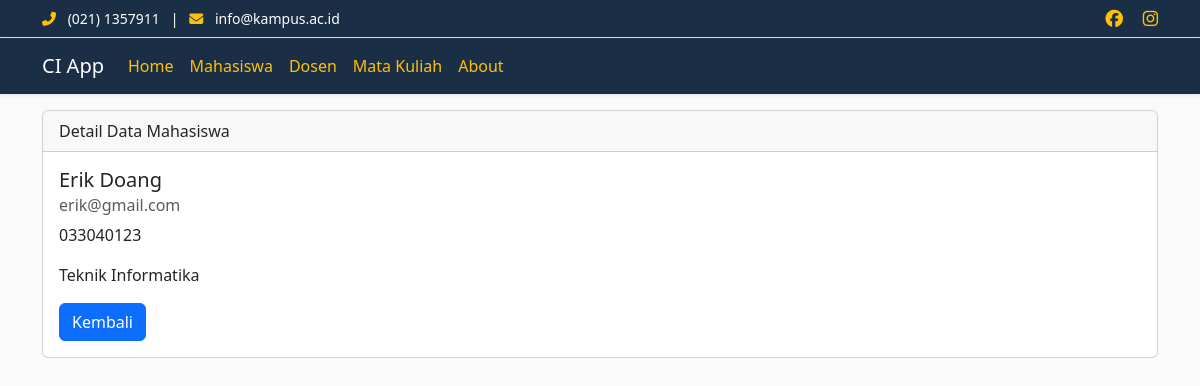
Screenshot of /mahasiswa/detail/26 with the database file from the repository.
### tables this page shows
CREATE TABLE `mahasiswa` (
  `id` int(11) NOT NULL,
  `nama` varchar(100) NOT NULL,
  `nrp` varchar(15) NOT NULL,
  `email` varchar(100) NOT NULL,
  `jurusan` varchar(100) NOT NULL
);

### application/controllers/Mahasiswa.php (called while the page is built, shortened)
<?php
class Mahasiswa extends CI_Controller {
    public function __construct()
    {
        $this->load->model('Mahasiswa_model');
        $this->load->library('form_validation');
    }
    public function detail ($id)
    {
        $data ['judul']= 'Detail Data Mahasiswa';
        $data['mahasiswa'] = $this->Mahasiswa_model->getMahasiswaById($id);
        $this->load->view('templates/header', $data);
        $this->load->view('mahasiswa/detail', $data);
        $this->load->view('templates/footer');
    }
}

### index.php (called while the page is built, shortened)
<?php
require_once BASEPATH.'core/CodeIgniter.php';

### application/models/Mahasiswa_model.php (called while the page is built, shortened)
<?php
class Mahasiswa_model extends CI_Model {
    public function getMahasiswaById($id)
    {
    return $this->db->get_where('mahasiswa', ['id' => $id])->row_array();
    }
}

### application/views/mahasiswa/Detail.php (the view)
<div class="container">
    <div class="row mt-3">
        <div class="colmd-6">
        <div class="card">
            <div class="card-header">
                Detail Data Mahasiswa
            </div>
            <div class="card-body">
                <h5 class="card-title"><?= $mahasiswa ['nama']; ?></h5>
                <h6 class="card-subtitle mb-2 text-muted"><?=$mahasiswa ['email']; ?></h6>
                <p class="card-text"><?= $mahasiswa ['nrp']; ?></p>
                <p class="card-text"><?= $mahasiswa ['jurusan']; ?></p>
                <a href="<?= base_url('mahasiswa'); ?>" class="btn btn-primary">Kembali</a>
  </div>
</div>
        </div>
    </div>
</div>

### application/views/templates/header.php (style rules this page uses)
body { background-color: #FAFAFA; }

### rows the page displays
mahasiswa: nama "Erik Doang", email "erik@gmail.com", nrp "033040123", jurusan "Teknik Informatika"
